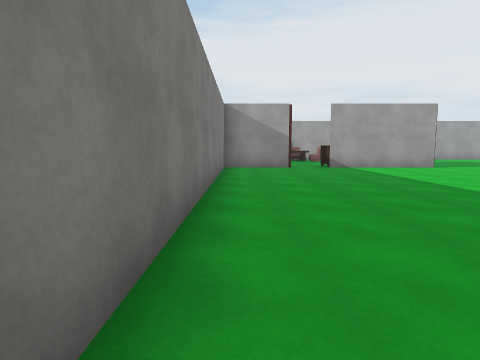
view 1 (above)

21 first-person views from a walk through a 3-D level made in the Unity game engine. The camera is 1.3 m above the floor, tilts 6° down and sees 75° across. The floor is counted in squares, 2 m on a side. Each view is taken from the middle of a square. On the plan, view 1 faces up. The plan holds only what a view shows up to about 10 squares ahead; the rest is blank. The player is left out. Some animated figures are left out. Some surface patterns are stand-ins.

view 2
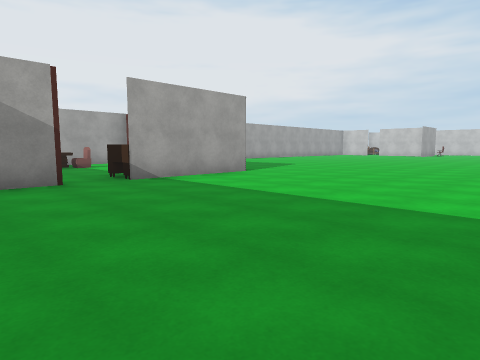

view 3
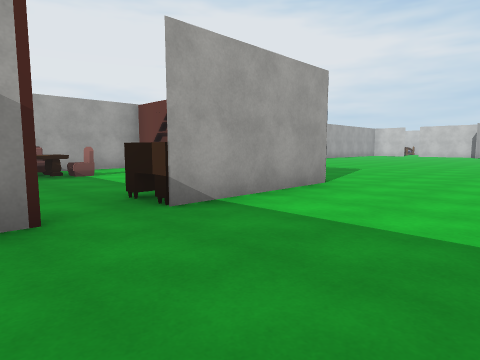

view 4
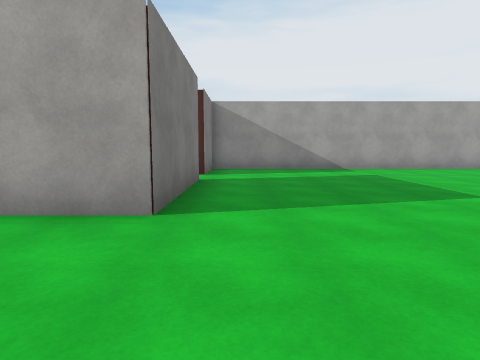

view 5
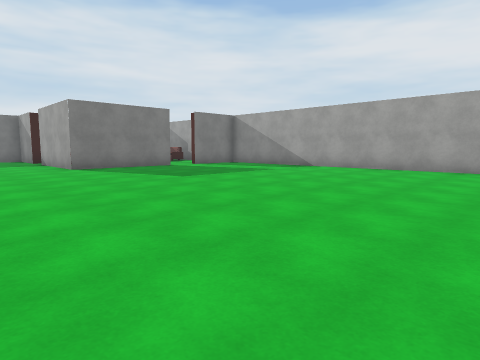

view 6
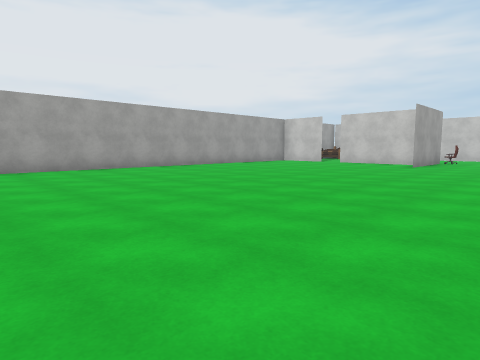

view 7
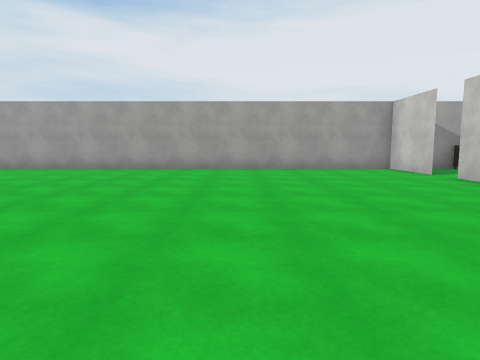

view 8
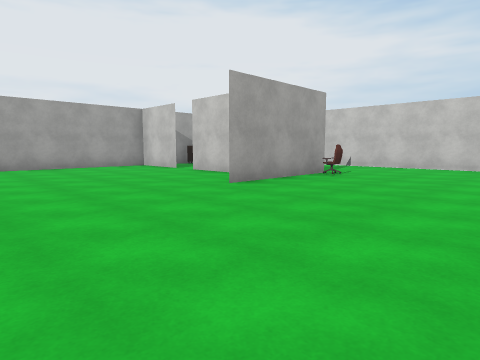

view 9
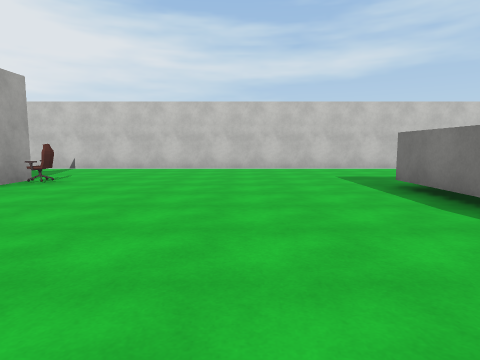

view 10
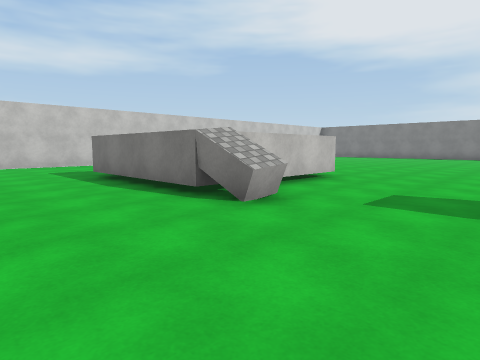

view 11
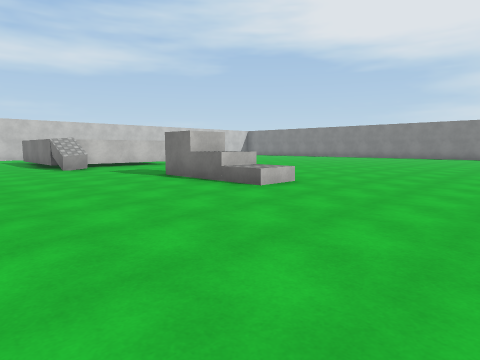

view 12
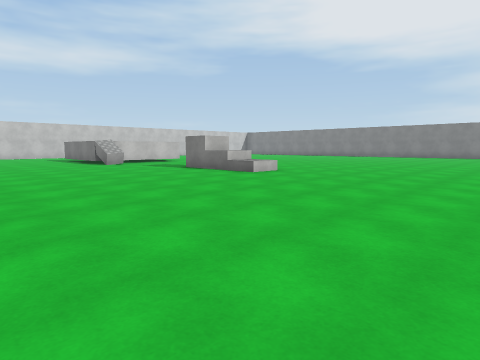

view 13
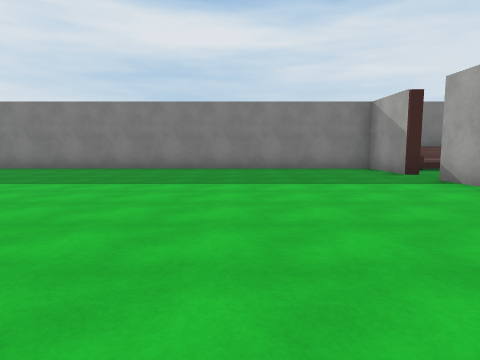

view 14
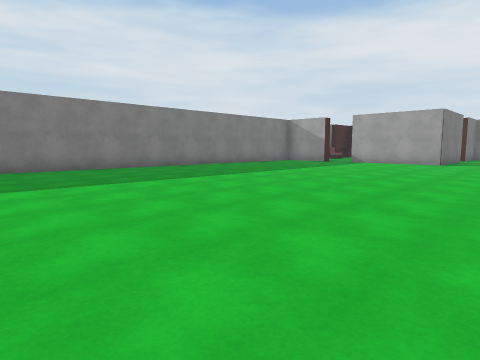

view 15
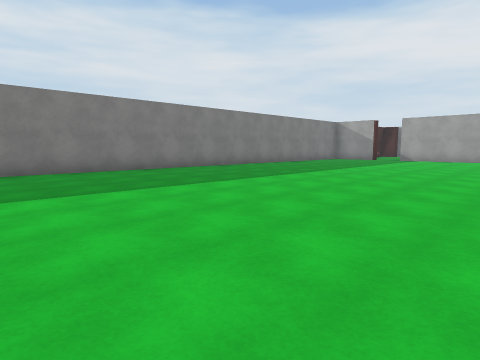

view 16
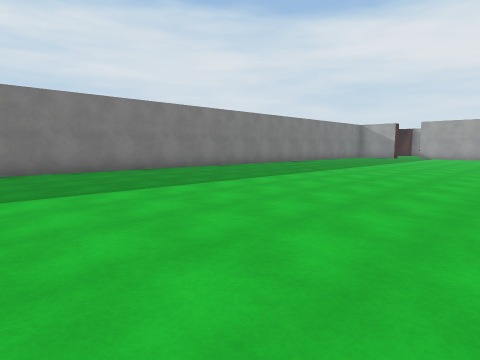

view 17
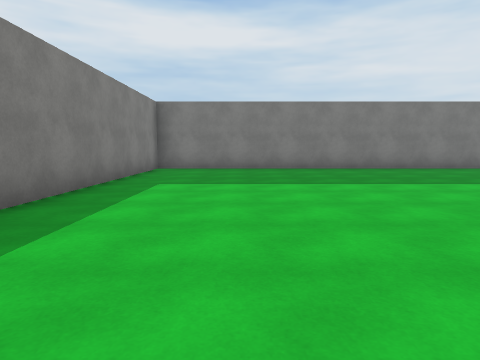

view 18
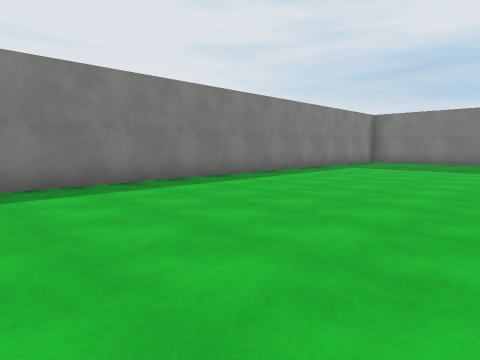

view 19
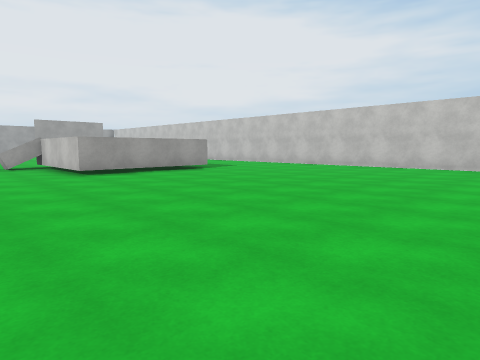

view 20
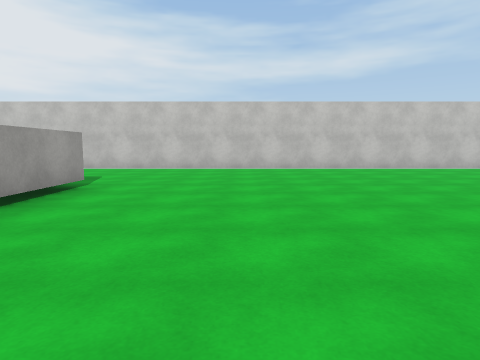

view 21
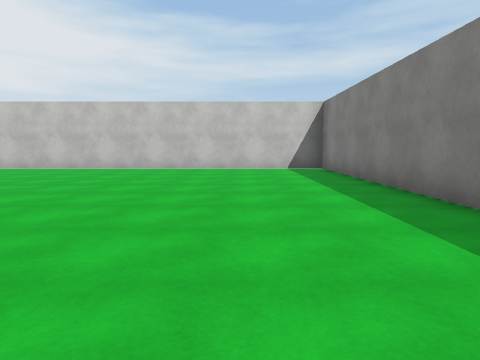

### Floor plan
Points are (right, up) in squares from view 1. A wall is a line through its corners. A room is listed if a view was taken in it or the views show most of it. See-through windows are left out.
Room 1 (views 1, 2, 3, 4, 5, 6, 7, 8, 9, 10, 11, 12, 13, 14, 15, 16, 17, 18, 19, 20, 21)
walls: (21.4, 3.4) (25.2, 3.4); (25.2, -0.4) (21.4, -0.4) (21.4, 2.8); (6.2, 13.2) (6.2, 9.9) (3.4, 9.9); (25.5, 10.1) (22.8, 10.1); (24.5, 11.9) (24.5, 13.5); (1.6, 9.9) (0.5, 9.9); (24.5, 14.2) (24.5, 16.5); (6.2, 16.2) (6.2, 15.5); (23.1, -13.5) (29.5, -13.5) (29.5, 12.4); (-0.5, 12.1) (-0.5, -13.5) (12.4, -13.5); (26.6, 16.4) (3, 16.4)
objects: bookshelf (0, 10) to (0, 11); sofa (0, 12); table (2, 15) to (3, 15); sofa (2, 16) to (3, 16); desk (3, 10) to (3, 11); armchair (4, 15); bookshelf (6, 11); bookshelf (6, 15); other object (15, 1) to (15, 2); other object (16, 1) to (16, 2); other object (17, 1) to (17, 2); other object (21, 3); chair (26, 10); other object (27, 16)

Positions as (right, up) in squares from view 1, and headings:
1: (0, 0), facing up
2: (0, 4), facing up-right
3: (1, 7), facing up-right
4: (7, 7), facing up
5: (16, 7), facing up-left
6: (12, 7), facing up-right
7: (20, 7), facing up
8: (19, 6), facing up-right
9: (20, 6), facing right
10: (18, 6), facing down-right
11: (11, 6), facing down-right
12: (9, 8), facing down-right
13: (9, 6), facing left
14: (9, -3), facing up-left
15: (8, -6), facing up-left
16: (8, -9), facing up-left
17: (9, -11), facing left
18: (13, -8), facing down-left
19: (19, -8), facing up-right
20: (20, -3), facing right
21: (20, -11), facing right
